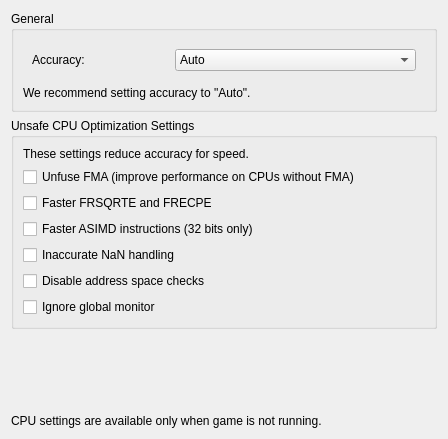
<?xml version="1.0" encoding="UTF-8"?>
<ui version="4.0">
 <class>ConfigureCpu</class>
 <widget class="QWidget" name="ConfigureCpu">
  <property name="geometry">
   <rect>
    <x>0</x>
    <y>0</y>
    <width>448</width>
    <height>439</height>
   </rect>
  </property>
  <property name="windowTitle">
   <string>Form</string>
  </property>
  <property name="accessibleName">
   <string>CPU</string>
  </property>
  <layout class="QVBoxLayout">
   <item>
    <layout class="QVBoxLayout">
     <item>
      <widget class="QGroupBox" name="groupBox">
       <property name="title">
        <string>General</string>
       </property>
       <layout class="QVBoxLayout">
        <item>
         <widget class="QWidget" name="widget_accuracy" native="true">
          <layout class="QHBoxLayout" name="layout_accuracy">
           <item>
            <widget class="QLabel" name="label_accuracy">
             <property name="text">
              <string>Accuracy:</string>
             </property>
            </widget>
           </item>
           <item>
            <widget class="QComboBox" name="accuracy">
             <item>
              <property name="text">
               <string>Auto</string>
              </property>
             </item>
             <item>
              <property name="text">
               <string>Accurate</string>
              </property>
             </item>
             <item>
              <property name="text">
               <string>Unsafe</string>
              </property>
             </item>
             <item>
              <property name="text">
               <string>Paranoid (disables most optimizations)</string>
              </property>
             </item>
            </widget>
           </item>
          </layout>
         </widget>
        </item>
        <item>
         <widget class="QLabel" name="label_recommended_accuracy">
          <property name="text">
           <string>We recommend setting accuracy to &quot;Auto&quot;.</string>
          </property>
          <property name="wordWrap">
           <bool>false</bool>
          </property>
         </widget>
        </item>
       </layout>
      </widget>
     </item>
    </layout>
   </item>
   <item>
    <layout class="QVBoxLayout">
     <item>
      <widget class="QGroupBox" name="unsafe_group">
       <property name="title">
        <string>Unsafe CPU Optimization Settings</string>
       </property>
       <layout class="QVBoxLayout">
        <item>
         <widget class="QLabel" name="label_accuracy_description">
          <property name="text">
           <string>These settings reduce accuracy for speed.</string>
          </property>
          <property name="wordWrap">
           <bool>false</bool>
          </property>
         </widget>
        </item>
        <item>
         <widget class="QCheckBox" name="cpuopt_unsafe_unfuse_fma">
          <property name="toolTip">
           <string>
            &lt;div&gt;This option improves speed by reducing accuracy of fused-multiply-add instructions on CPUs without native FMA support.&lt;/div&gt;
           </string>
          </property>
          <property name="text">
           <string>Unfuse FMA (improve performance on CPUs without FMA)</string>
          </property>
         </widget>
        </item>
        <item>
         <widget class="QCheckBox" name="cpuopt_unsafe_reduce_fp_error">
          <property name="toolTip">
           <string>
            &lt;div&gt;This option improves the speed of some approximate floating-point functions by using less accurate native approximations.&lt;/div&gt;
           </string>
          </property>
          <property name="text">
           <string>Faster FRSQRTE and FRECPE</string>
          </property>
         </widget>
        </item>
        <item>
         <widget class="QCheckBox" name="cpuopt_unsafe_ignore_standard_fpcr">
          <property name="toolTip">
           <string>
            &lt;div&gt;This option improves the speed of 32 bits ASIMD floating-point functions by running with incorrect rounding modes.&lt;/div&gt;
           </string>
          </property>
          <property name="text">
           <string>Faster ASIMD instructions (32 bits only)</string>
          </property>
         </widget>
        </item>
        <item>
         <widget class="QCheckBox" name="cpuopt_unsafe_inaccurate_nan">
          <property name="toolTip">
           <string>
            &lt;div&gt;This option improves speed by removing NaN checking. Please note this also reduces accuracy of certain floating-point instructions.&lt;/div&gt;
           </string>
          </property>
          <property name="text">
           <string>Inaccurate NaN handling</string>
          </property>
         </widget>
        </item>
        <item>
         <widget class="QCheckBox" name="cpuopt_unsafe_fastmem_check">
          <property name="toolTip">
           <string>
            &lt;div&gt;This option improves speed by eliminating a safety check before every memory read/write in guest. Disabling it may allow a game to read/write the emulator's memory.&lt;/div&gt;
           </string>
          </property>
          <property name="text">
           <string>Disable address space checks</string>
          </property>
         </widget>
        </item>
        <item>
         <widget class="QCheckBox" name="cpuopt_unsafe_ignore_global_monitor">
          <property name="toolTip">
           <string>
            &lt;div&gt;This option improves speed by relying only on the semantics of cmpxchg to ensure safety of exclusive access instructions. Please note this may result in deadlocks and other race conditions.&lt;/div&gt;
           </string>
          </property>
          <property name="text">
           <string>Ignore global monitor</string>
          </property>
         </widget>
        </item>
       </layout>
      </widget>
     </item>
    </layout>
   </item>
   <item>
    <spacer name="verticalSpacer">
     <property name="orientation">
      <enum>Qt::Vertical</enum>
     </property>
     <property name="sizeHint" stdset="0">
      <size>
       <width>20</width>
       <height>40</height>
      </size>
     </property>
    </spacer>
   </item>
   <item>
    <widget class="QLabel" name="label_disable_info">
     <property name="text">
      <string>CPU settings are available only when game is not running.</string>
     </property>
     <property name="wordWrap">
      <bool>true</bool>
     </property>
    </widget>
   </item>
  </layout>
 </widget>
 <resources/>
 <connections/>
</ui>
